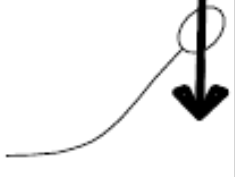
#> input picture img_templates/bottom-left.png, 235 x 177 px, found by its file name
$ jupyter execute --allow-errors template_matching_bottom_left.ipynb
#> lines starting #> are read from the running program, lines starting #| are printed output that depends on the picture; after the words box and inside, x2 and y2 are one past the last pixel; in counts of white or black regions, pixels touching at a corner belong together
[cell 1]
from PIL import Image
import cv2
import numpy as np

[cell 2]
def find_template_location(image, template):
    image = cv2.cvtColor(image, cv2.COLOR_BGR2GRAY)
    template = cv2.cvtColor(template, cv2.COLOR_BGR2GRAY)

    best = None

    for scale in np.linspace(0.6, 1.4, 20):
        resized = cv2.resize(template, None, fx=scale, fy=scale)
        th, tw = resized.shape

        if th > image.shape[0] or tw > image.shape[1]:
            continue

        res = cv2.matchTemplate(image, resized, cv2.TM_CCOEFF_NORMED)
        _, val, _, loc = cv2.minMaxLoc(res)

        if best is None or val > best[0]:
            best = (val, loc, (tw, th))

    val, (x, y), (w, h) = best
    bbox = (x, y, x + w, y + h)

    return val, bbox

[cell 3]
import imagehash

def are_images_visually_similar(img1, img2, cutoff=9):
    """
    Checks if two images are visually similar using average hashing.
    A lower cutoff means higher similarity (0 is identical).
    """
    try:
        hash1 = imagehash.average_hash(img1)
        hash2 = imagehash.average_hash(img2)

        # Calculate the difference (Hamming distance) between hashes
        hash_diff = hash1 - hash2

        if hash_diff < cutoff:
            return True
        else:
            return False
    except FileNotFoundError:
        return False

[cell 4]
img = cv2.imread("/home/sadid/PycharmProjects/sgs-drawing-analysis/data/examples/Screenshot from 2025-12-28 19-17-35.png", cv2.IMREAD_COLOR)
#> (the rest of this cell did not finish here and is left out)

[cell 5]
template = cv2.imread("/home/sadid/PycharmProjects/sgs-drawing-analysis/img_templates/bottom-left.png", cv2.IMREAD_COLOR)
#> template is the input picture: shape (177, 235, 3); min 0, max 255, mean 239.2
Image.fromarray(template)

[cell 6]
def find_contours(image_cropped):
    gray = cv2.cvtColor(image_cropped, cv2.COLOR_BGR2GRAY)
    inverted_image = cv2.bitwise_not(gray)
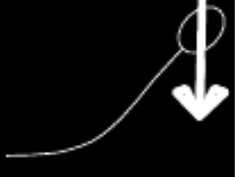
#> inverted_image: shape (177, 235); min 0, max 255, mean 15.8
    _, thresh = cv2.threshold(inverted_image, 100, 255, 0)
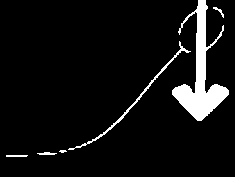
#> thresh: shape (177, 235); 6.6% white; 6 white regions (1 under 20 px)
    contours, _ = cv2.findContours(thresh, cv2.RETR_TREE, cv2.CHAIN_APPROX_SIMPLE)
#> contours = 6 contours, 2 with area under 20; largest, box (x1, y1, x2, y2) and area: (172, 0, 229, 121) 2004, (68, 41, 191, 150) 240, (37, 152, 57, 155) 22, (6, 155, 28, 157) 20
    return contours


def match_contours(source_cnt, image_crop):
    target_cnt_s = find_contours(image_crop)
    image_copy = image_crop.copy()
    matched = False
    for c in target_cnt_s:
        r = cv2.matchShapes(source_cnt, c, cv2.CONTOURS_MATCH_I1, 0.0)
        if r < 50 and cv2.contourArea(c) > 500:
            print(r)
            print(cv2.contourArea(c), cv2.contourArea(source_cnt))
            cv2.drawContours(image_copy, [c], -1, (0,255,0), 3)
            matched = True

    print(matched)
    return image_copy

cnt_s = find_contours(template)
#> cnt_s has the same summary as contours in find_contours
img_copy = template.copy()

for i, cnt in enumerate(cnt_s):
    area = cv2.contourArea(cnt)

    if area > 600:
        print(f"Area of contour {i}: {area}")
        cv2.drawContours(img_copy, [cnt], -1, (0,255,0), 3)
#> this loop made 6 passes
#> area on passes 2, 4, 6: 22, 240.5, 2003.5
#> (cnt, area) on pass 1: ([[6, 155], [6, 156], [26, 156], [27, 155]], 20.5)
#| Area of contour 5: 2003.5
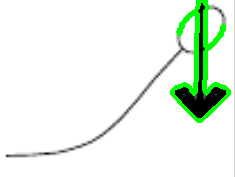
#> img_copy: shape (177, 235, 3); 4.4% of pixels changed, all inside (x1, y1, x2, y2) = (170, 0, 231, 123)
        # ret = cv2.matchShapes(cnt, cnt, cv2.CONTOURS_MATCH_I1, 0.0)
        # print(ret)

Image.fromarray(img_copy)

$ run again, with img_templates/10.png copied over img_templates/bottom-left.png
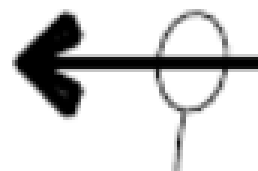
#> input picture img_templates/10.png, 86 x 57 px, found by its file name (shown 3 times larger)
#> template is the input picture: shape (57, 86, 3); min 0, max 255, mean 212.8
#> in find_contours, `_, thresh = cv2.threshold(inverted_image, 100, 255, 0)`:
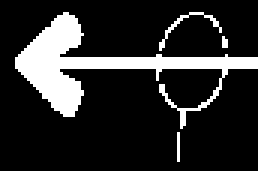
#> thresh: shape (57, 86) (shown 3 times larger); 16.8% white; 4 white regions (2 under 20 px)
#> contours = 4 contours, 3 with area under 20; largest, box (x1, y1, x2, y2) and area: (5, 4, 86, 43) 626
#> cnt_s has the same summary as contours in find_contours
#> the loop `for i, cnt in enumerate(cnt_s):` made 4 passes
#> area on pass 4: 626.5
#> (printed output is left out)
#> after the loop `for i, cnt in enumerate(cnt_s):`:
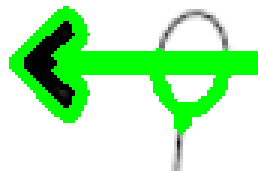
#> img_copy: shape (57, 86, 3) (shown 3 times larger); mean B, G, R 183.7, 241, 183.7

$ run again, with img_templates/11.png copied over img_templates/bottom-left.png
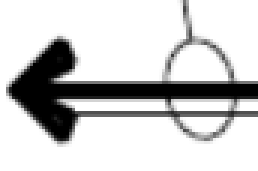
#> input picture img_templates/11.png, 86 x 57 px, found by its file name (shown 3 times larger)
#> template is the input picture: shape (57, 86, 3); min 0, max 255, mean 204.3
#> in find_contours, `_, thresh = cv2.threshold(inverted_image, 100, 255, 0)`:
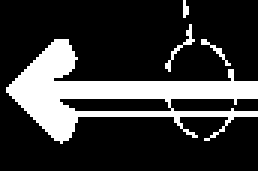
#> thresh: shape (57, 86) (shown 3 times larger); 21.7% white; 4 white regions (2 under 20 px)
#> contours = 5 contours, 3 with area under 20; largest, box (x1, y1, x2, y2) and area: (2, 13, 86, 48) 994, (19, 32, 58, 38) 172
#> cnt_s has the same summary as contours in find_contours
#> the loop `for i, cnt in enumerate(cnt_s):` made 5 passes
#> area on passes 2 to 3: 994, 172.5
#> (printed output is left out)
#> after the loop `for i, cnt in enumerate(cnt_s):`:
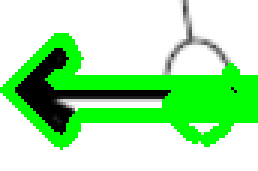
#> img_copy: shape (57, 86, 3) (shown 3 times larger); mean B, G, R 168.8, 233.3, 168.8

$ run again, with img_templates/2-lines-indicator.png copied over img_templates/bottom-left.png
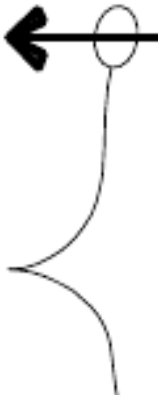
#> input picture img_templates/2-lines-indicator.png, 158 x 395 px, found by its file name
#> template is the input picture: shape (395, 158, 3); min 0, max 255, mean 240
#> in find_contours, `_, thresh = cv2.threshold(inverted_image, 100, 255, 0)`:
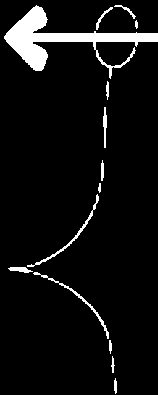
#> thresh: shape (395, 158); 6.4% white; 14 white regions
#> contours = 14 contours, 4 with area under 20; largest, box (x1, y1, x2, y2) and area: (4, 5, 158, 79) 2608, (27, 194, 99, 267) 168, (33, 272, 109, 339) 157, (8, 267, 33, 273) 69, (103, 107, 107, 148) 64
#> cnt_s has the same summary as contours in find_contours
#> the loop `for i, cnt in enumerate(cnt_s):` made 14 passes
#> area on passes 1, 4, 5, 6, 8, 9, 10, 12: 23, 157, 69, 168.5, 32.5, 64, 24, 46.5
#> (printed output is left out)
#> after the loop `for i, cnt in enumerate(cnt_s):`:
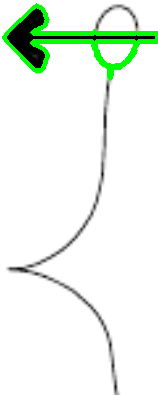
#> img_copy: shape (395, 158, 3); 3.94% of pixels changed, all inside (x1, y1, x2, y2) = (2, 3, 158, 81)
